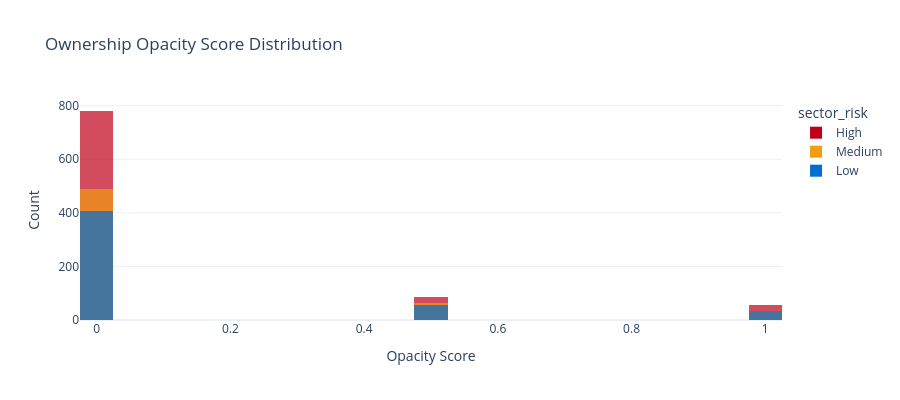

Notebook cell for this chart:
### Code cell
# ── Plot 4: Ownership Opacity Score Distribution ──────────────────
fig4 = px.histogram(kyc_merged, x='ownership_opacity_score', color='sector_risk',
                    barmode='overlay', opacity=0.7, nbins=30,
                    color_discrete_map={'High':'#C0001A','Medium':'#F39C12','Low':'#006FCF'},
                    title='Ownership Opacity Score Distribution',
                    template='plotly_white')
fig4.update_layout(height=400, xaxis_title='Opacity Score', yaxis_title='Count')
fig4.show()

### Figure 1 — Plotly figure (JSON) as saved in the notebook; plotly's stock layout.template omitted (floating-point values rounded to 4 significant figures; data arrays with more than 128 entries replaced by an {"elided": "..."} marker saying what was removed)
{"data": [{"bingroup": "x", "hovertemplate": "sector_risk=High<br>ownership_opacity_score=%{x}<br>count=%{y}<extra></extra>", "legendgroup": "High", "marker": {"color": "#C0001A", "opacity": 0.7, "pattern": {"shape": ""}}, "name": "High", "nbinsx": 30, "orientation": "v", "showlegend": true, "type": "histogram", "x": {"elided": "920 float values"}, "xaxis": "x", "yaxis": "y"}, {"bingroup": "x", "hovertemplate": "sector_risk=Medium<br>ownership_opacity_score=%{x}<br>count=%{y}<extra></extra>", "legendgroup": "Medium", "marker": {"color": "#F39C12", "opacity": 0.7, "pattern": {"shape": ""}}, "name": "Medium", "nbinsx": 30, "orientation": "v", "showlegend": true, "type": "histogram", "x": {"elided": "585 float values"}, "xaxis": "x", "yaxis": "y"}, {"bingroup": "x", "hovertemplate": "sector_risk=Low<br>ownership_opacity_score=%{x}<br>count=%{y}<extra></extra>", "legendgroup": "Low", "marker": {"color": "#006FCF", "opacity": 0.7, "pattern": {"shape": ""}}, "name": "Low", "nbinsx": 30, "orientation": "v", "showlegend": true, "type": "histogram", "x": {"elided": "495 float values"}, "xaxis": "x", "yaxis": "y"}], "layout": {"barmode": "overlay", "height": 400, "legend": {"title": {"text": "sector_risk"}, "tracegroupgap": 0}, "title": {"text": "Ownership Opacity Score Distribution"}, "xaxis": {"anchor": "y", "domain": [0.0, 1.0], "title": {"text": "Opacity Score"}}, "yaxis": {"anchor": "x", "domain": [0.0, 1.0], "title": {"text": "Count"}}}}
